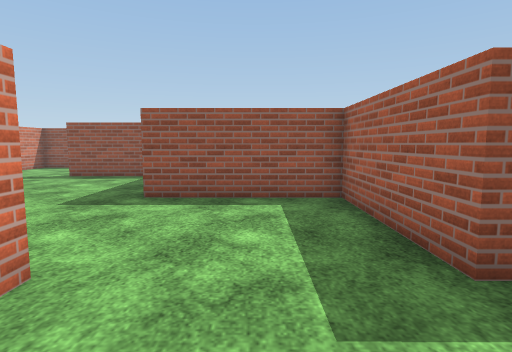
view 1 (above)

23 first-person views from a walk through a 3-D level made in the Unity game engine. The camera is 1.2 m above the floor, tilts 6° down and sees 80° across. The floor is counted in squares, 1 m on a side. Each view is taken from the middle of a square. On the plan, view 1 faces up. The plan holds only what a view shows up to about 13 squares ahead; the rest is blank. The place goes on beyond the plan. The player is left out. Some surface patterns are stand-ins.

view 2
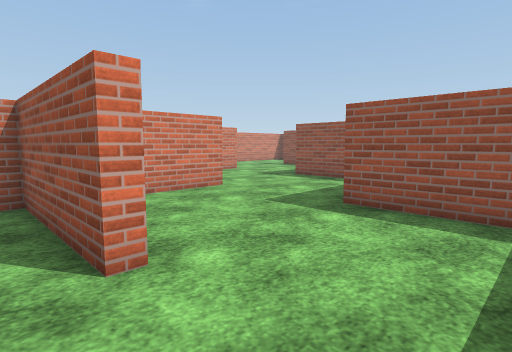

view 3
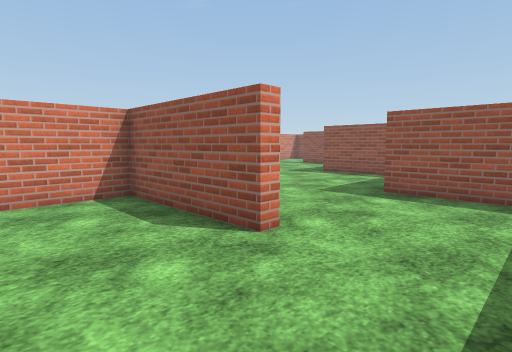

view 4
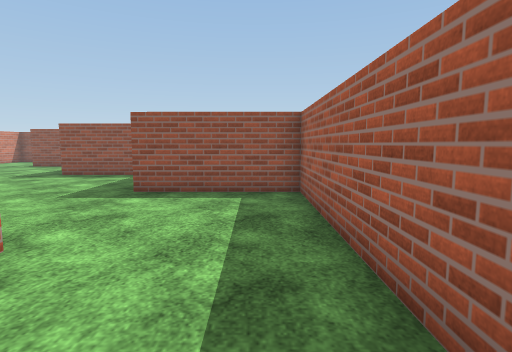

view 5
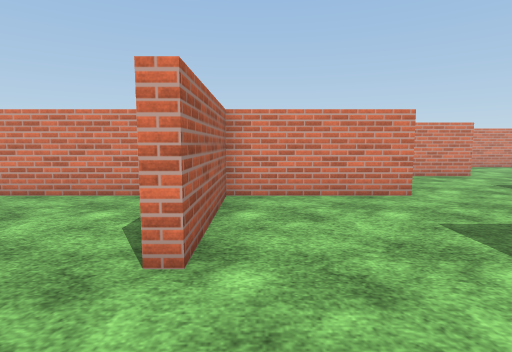

view 6
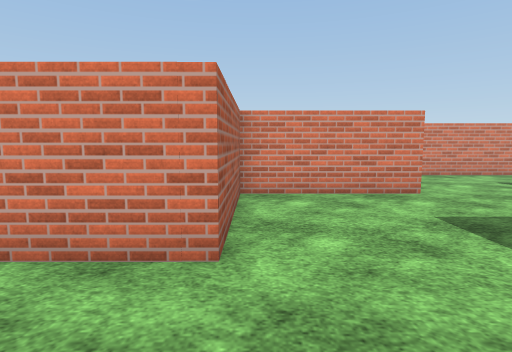

view 7
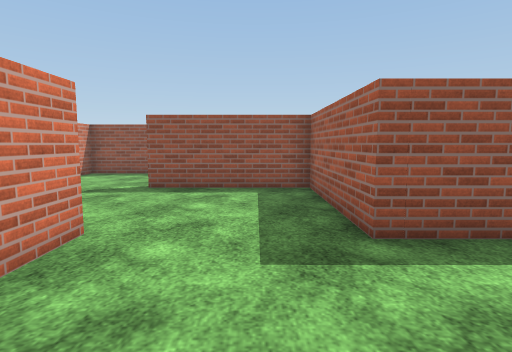

view 8
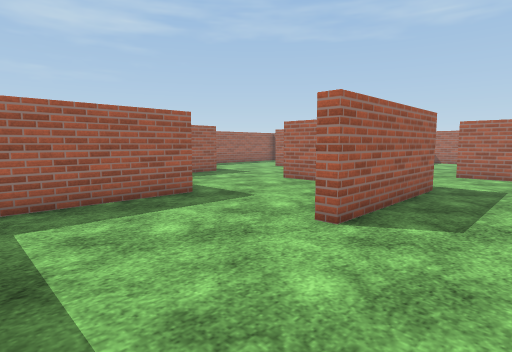

view 9
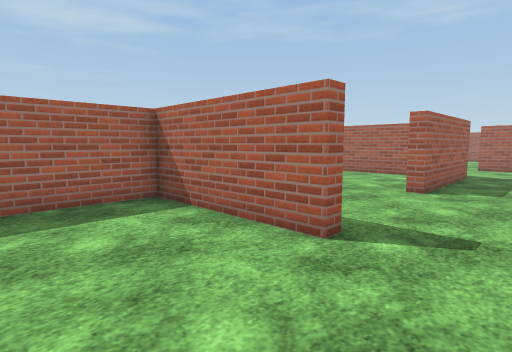

view 10
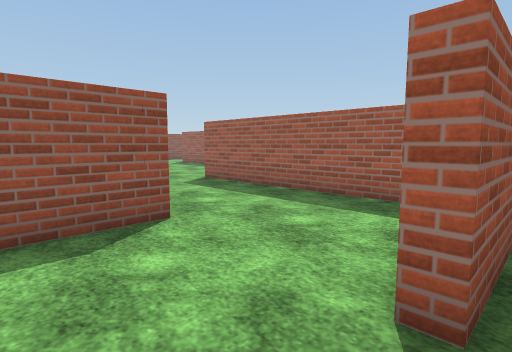

view 11
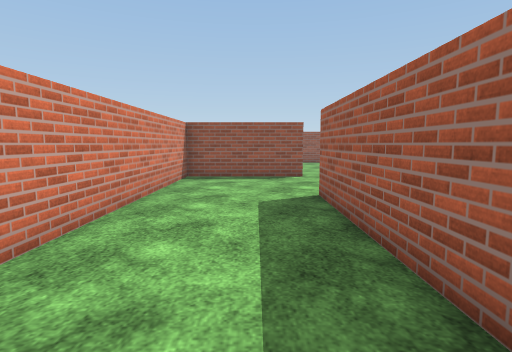

view 12
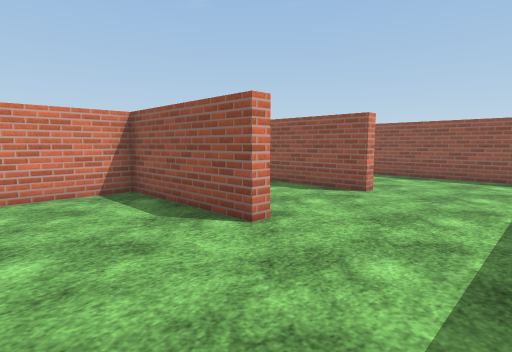

view 13
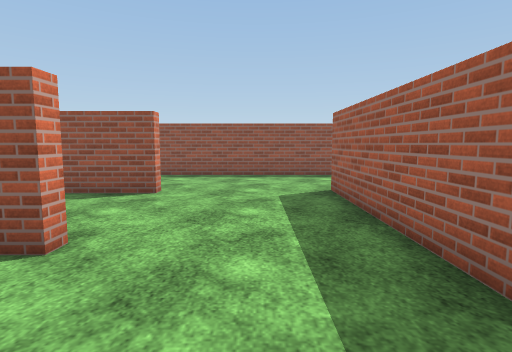

view 14
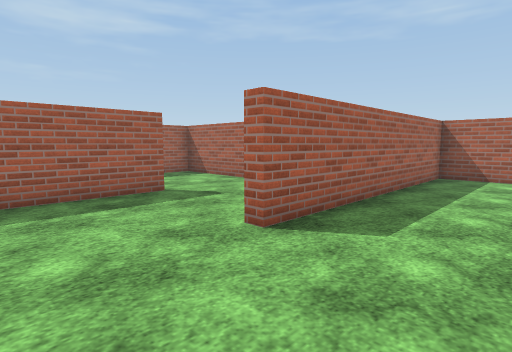

view 15
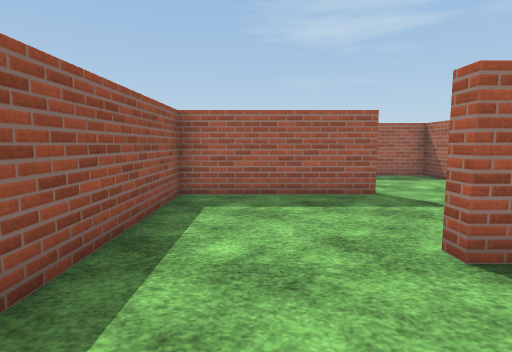

view 16
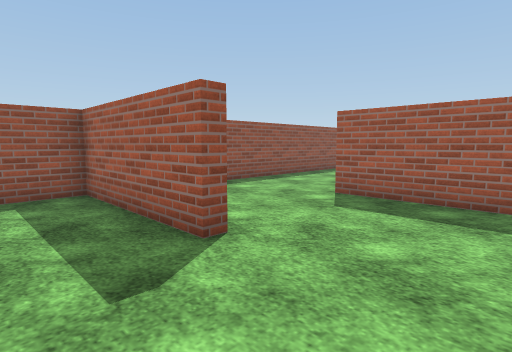

view 17
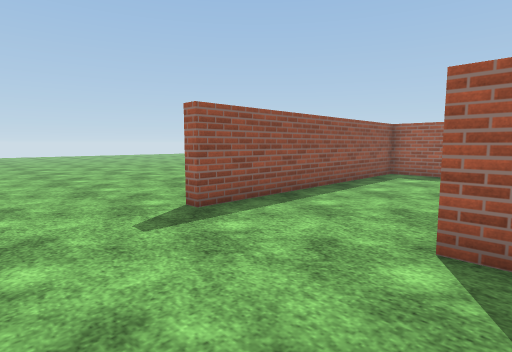

view 18
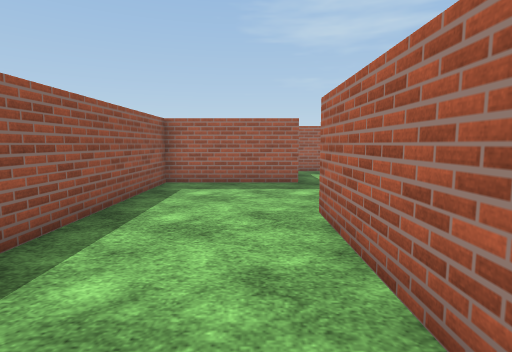

view 19
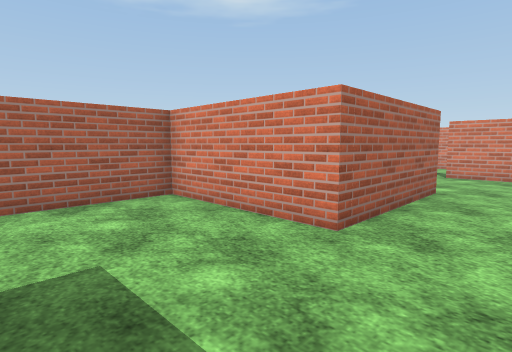

view 20
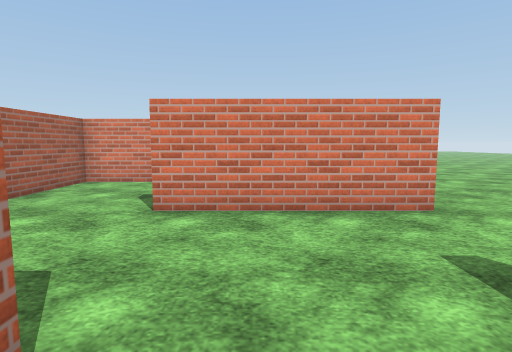

view 21
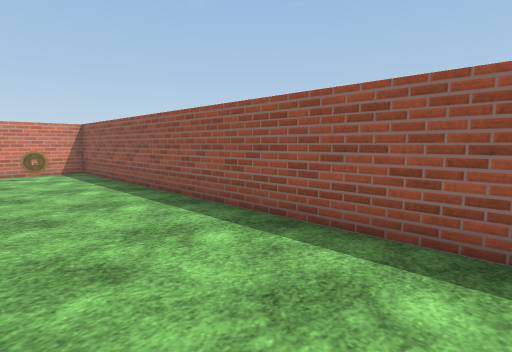

view 22
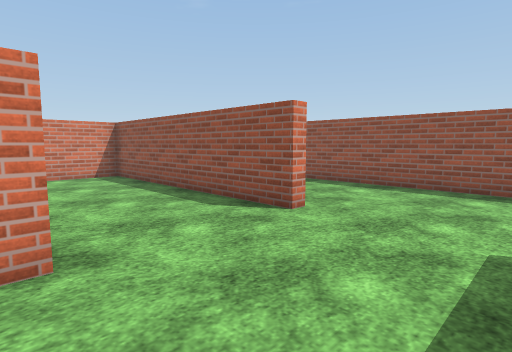

view 23
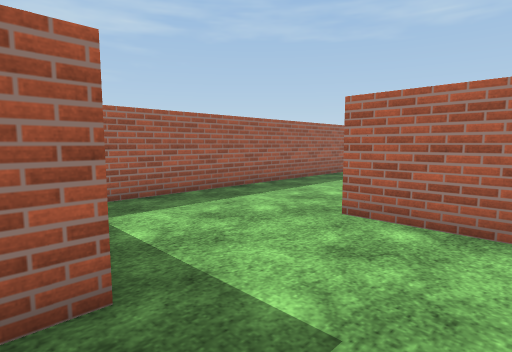

### Floor plan
Points are (right, up) in squares from view 1. A wall is a line through its corners. A room is listed if a view was taken in it or the views show most of it. See-through windows are left out.
Room 1 (views 1, 2, 3, 4, 5, 6, 7, 23)
walls: (-6.7, 2.1) (-6.7, 7) (-6.3, 7) (-6.3, 2.6) (-2, 2.6) (-2, -1.7) (2.2, -1.7) (2.2, -2.1) (-2, -2.1) (-2, -5.5); (6.1, -3.9) (6.1, 2.6) (2, 2.6) (2, 6.8) (-2.5, 6.8) (-2.5, 11.3) (-7, 11.3)
ways out: opening at (-8.5, 11.5) to room 2; opening at (-8.5, 3)
Room 2 (views 8, 9, 10, 11, 12, 13, 14, 15, 16, 17, 18, 19, 20, 21, 22)
walls: (2.4, 26.8) (2.4, 24.5) (5.5, 24.5); (-2.3, 24.6) (-2.3, 24.2) (-6.5, 24.2) (-6.5, 15.9); (-2.3, 28.9) (-2.3, 28.4) (-9.5, 28.4); (0, 20.1) (2, 20.1) (2, 28.9) (2.4, 28.9); (7, 24.5) (10.7, 24.5) (10.7, 28.9) (15.3, 28.9) (15.3, 24.5) (18.5, 24.5); (6.6, 33.2) (6.6, 28.1) (6.1, 28.1) (6.1, 32.8) (-9.5, 32.8); (-6.5, 15.4) (-9.5, 15.4); (-7, 11.3) (-7, 11.7) (-2.5, 11.7) (-2.5, 20.1); (19.5, 31.9) (19.5, 32.8) (10.2, 32.8) (10.2, 33.2)
ways out: opening at (-8.5, 11.5) to room 1
objects: other object (-9, 31)

Where each view was taken, in squares from view 1:
view 1: 0 up, 0 right, facing up
view 2: 3 down, 5 right, facing up-left
view 3: 5 down, 5 right, facing up-left
view 4: 5 down, 5 right, facing up
view 5: 1 down, 5 right, facing left
view 6: 3 up, 1 right, facing left
view 7: 3 up, 4 left, facing up
view 8: 11 up, 9 left, facing down-right
view 9: 15 up, 9 left, facing down-right
view 10: 11 up, 9 left, facing up-right
view 11: 13 up, 4 left, facing up
view 12: 21 up, 1 right, facing up-left
view 13: 21 up, 0 right, facing up
view 14: 32 up, 1 left, facing down-right
view 15: 31 up, 1 left, facing right
view 16: 25 up, 4 right, facing up-right
view 17: 28 up, 7 right, facing up-right
view 18: 30 up, 10 right, facing right
view 19: 31 up, 19 right, facing down-left
view 20: 30 up, 12 right, facing left
view 21: 29 up, 3 right, facing up-left
view 22: 24 up, 1 right, facing up-left
view 23: 3 up, 9 left, facing down-right
